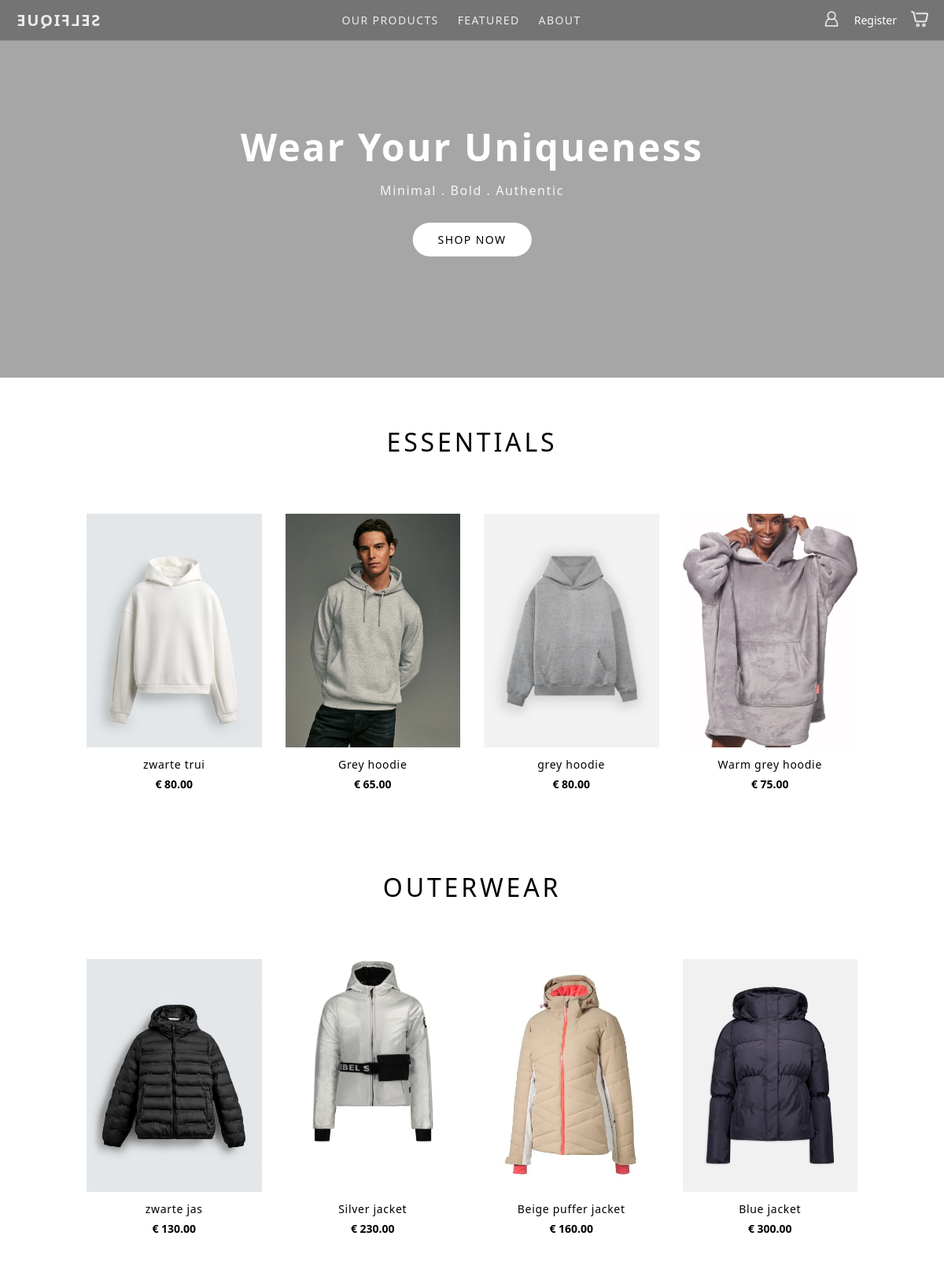
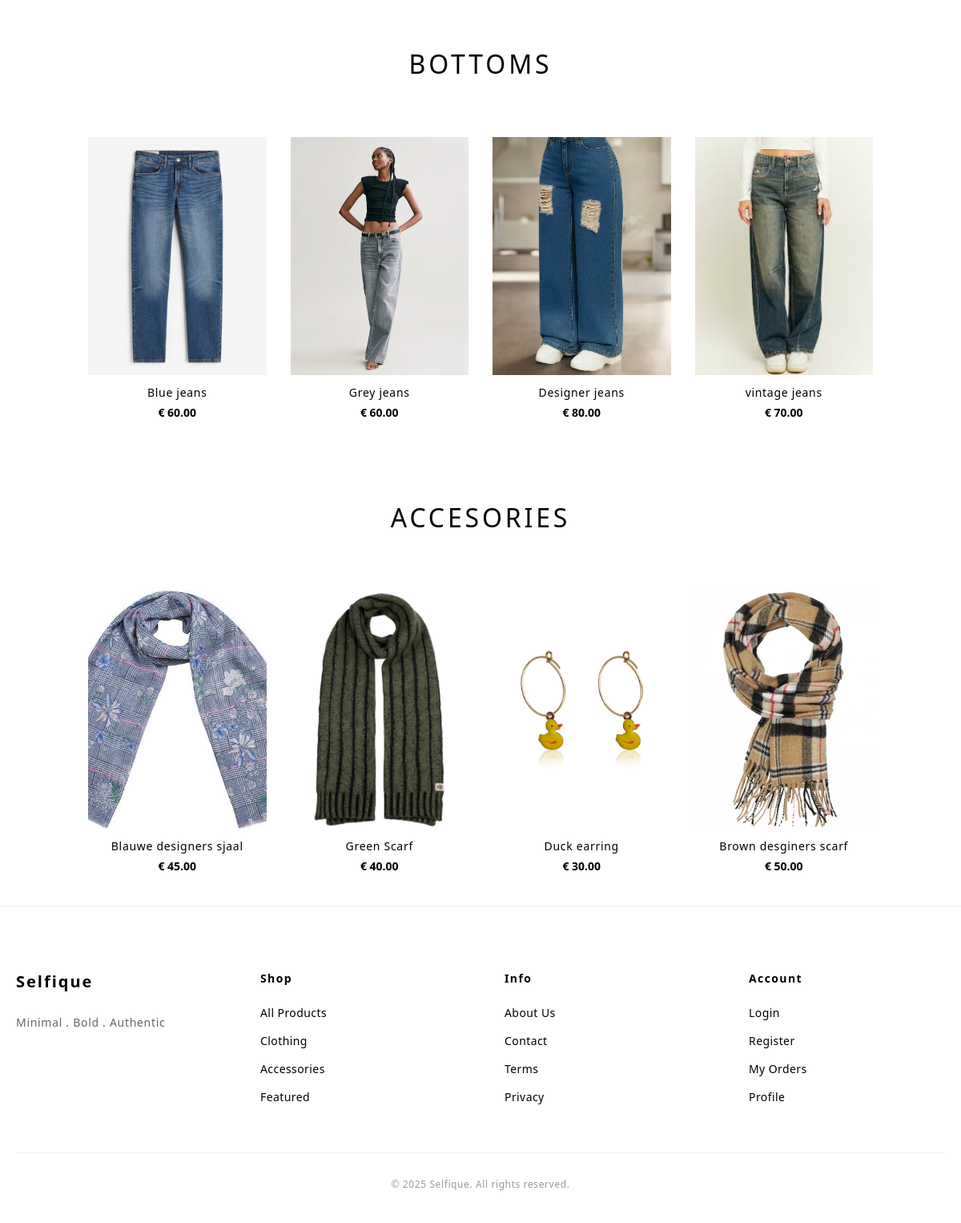
Screenshot of /Project-root/index.php with the database file from the repository (2 pictures, top to bottom).
### tables this page shows
CREATE TABLE `products` (
  `id` int NOT NULL,
  `name` varchar(150) NOT NULL,
  `price` decimal(10,2) NOT NULL,
  `image` varchar(255) DEFAULT NULL,
  `category_id` int NOT NULL,
  `created_at` datetime NOT NULL
);

### Project-root/index.php (the view, shortened to what this page needs)
<?php
$conn = Db::getConnection();
$statement = $conn->prepare("
    SELECT p.*, c.name AS category_name
    FROM products p
    LEFT JOIN categories c
    ON p.category_id = c.id
    ORDER BY c.id ASC
");
$statement->execute();
$products = $statement->fetchAll(PDO::FETCH_ASSOC);
$categories = [];
foreach($products as $product){
    $catName = $product["category_name"] ?? "Onbekende categorie";
    $categories[$catName][] = $product;
}
function renderProduct($product){
  $image = "images/placeholder.jpg";
  if(!empty($product['image'])){
      $image = $product['image'];
      if(strpos($image, "uploads/") === 0){
          $image = $image;
      }
  }
  ?>
  <a href="product-detail.php?id=<?php echo $product['id']; ?>" class="product-card">
      <div class="product-image">
      <img
  src="<?php echo htmlspecialchars($image); ?>"
  alt="<?php echo htmlspecialchars($product['name']); ?>"
>
      </div>
      <div class="product-info">
          <h3 class="product-name">
              <?php echo htmlspecialchars($product['name']); ?>
          </h3>
          <p class="product-price">
              € <?php echo $product['price']; ?>
          </p>
      </div>
  </a>
<?php
}
?>
<!DOCTYPE html>
<html lang="en">
  <head>
    <link rel="stylesheet" href="css/style.css" />
  </head>
  <body>
  <?php include_once("nav.inc.php"); ?>
    <section class="hero">
      <video class="hero-video" autoplay muted loop playsinline>
        <source src="images/hero_video.mp4" type="video/mp4" />
      </video>
      <div class="hero-overlay"></div>
      <div class="hero-content">
        <h1>Wear Your Uniqueness</h1>
        <p>Minimal . Bold . Authentic</p>
        <a href="product.php" class="hero-btn">Shop Now</a>
      </div>
    </section>
    <?php include_once("nav.inc.php"); ?>
<?php foreach($categories as $categoryName => $productsInCat): ?>
<section class="category-title">
  <h2><?php echo htmlspecialchars($categoryName); ?></h2>
</section>
<section class="product-grid-section">
  <div class="container">
    <div class="product-grid">
        <?php foreach($productsInCat as $product): ?>
            <?php renderProduct($product); ?>
        <?php endforeach; ?>
    </div>
  </div>
</section>
<?php endforeach; ?>
    <?php include_once("footer.inc.php"); ?>
  </body>
</html>

### Project-root/nav.inc.php (shortened to what this page needs)
<header class="navbar">
      <div class="nav-container">
        <a href="index.php" class="logo">Selfique</a>
        <nav class="links">
          <a href="product.php">Our products</a>
          <a href="featured.php">Featured</a>
          <a href="about.php">About</a>
        </nav>
 <div class="nav-actions">
        <?php if(isset($_SESSION["user_id"])): ?>
<span>
  Hi, <?php echo htmlspecialchars($_SESSION["username"]); ?>
</span>
<span class="wallet">
  Wallet: <?php echo $_SESSION["wallet"]; ?> €
</span>
<?php if($_SESSION["role"] === "admin"): ?>
    <a href="admin_products_list.php">Admin producten</a>
  <?php endif; ?>
<a href="cart.php">
  <img src="images/online-shopping.png" alt="">
</a>
<a href="logout.php">Logout</a>
<?php else: ?>
<a href="login.php">
  <img src="images/user (1).png" alt="">
</a>
<a href="register.php">Register</a>
<a href="cart.php">
  <img src="images/online-shopping.png" alt="">
</a>
<?php endif; ?>
        </div>
      </div>
    </header>

### Project-root/footer.inc.php
<footer class="footer">
      <div class="footer-container">
        <div class="footer-content">
          <div class="footer-column">
            <h3 class="footer-logo">Selfique</h3>
            <p class="footer-text">Minimal . Bold . Authentic</p>
          </div>
          <div class="footer-column">
            <h4 class="footer-title">Shop</h4>
            <a href="product.php">All Products</a>
            <a href="product.php?category=clothing">Clothing</a>
            <a href="product.php?category=accessories">Accessories</a>
            <a href="product.php?category=featured">Featured</a>
          </div>
          <div class="footer-column">
            <h4 class="footer-title">Info</h4>
            <a href="about.php">About Us</a>
            <a href="contact.php">Contact</a>
            <a href="terms.php">Terms</a>
            <a href="privacy.php">Privacy</a>
          </div>
          <div class="footer-column">
            <h4 class="footer-title">Account</h4>
            <a href="login.php">Login</a>
            <a href="register.php">Register</a>
            <a href="my_orders.php">My Orders</a>
            <a href="profile.php">Profile</a>
          </div>
        </div>
        <div class="footer-bottom">
          <p>© 2025 Selfique. All rights reserved.</p>
        </div>
      </div>
    </footer>

### Project-root/css/style.css (style rules this page uses)
* { margin: 0; padding: 0; box-sizing: border-box; }
body { overflow-x: hidden; font-family: system-ui, -apple-system, BlinkMacSystemFont, "Segoe UI", sans-serif; }
.navbar { width: 100%; border-bottom: 1px solid rgba(255, 255, 255, 0.2); background: rgba(0, 0, 0, 0.3); backdrop-filter: blur(10px); position: absolute; top: 0; left: 0; z-index: 1000; font-family: system-ui, -apple-system, BlinkMacSystemFont, "Segoe UI", sans-serif; }
.nav-container { max-width: 1200px; margin: 0 auto; padding: 12px 20px; display: flex; align-items: center; justify-content: space-between; gap: 20px; }
.logo { font-size: 20px; font-weight: 700; text-decoration: none; color: #ececec; letter-spacing: 0.08em; text-transform: uppercase; transform: scaleX(-1); }
.links { display: flex; gap: 24px; }
.links a { text-decoration: none; color: #ececec; font-size: 14px; text-transform: uppercase; letter-spacing: 0.1em; transition: opacity 0.3s ease; }
.nav-actions { display: flex; gap: 18px; align-items: center; }
.nav-actions a { text-decoration: none; color: #fff; font-size: 14px; transition: opacity 0.3s ease; }
.nav-actions img { width: 22px; height: 22px; filter: brightness(0) invert(1); }
.hero { width: 100vw; height: 60vh; position: relative; overflow: hidden; }
.hero-video { position: absolute; top: 0; left: 0; width: 100%; height: 100%; object-fit: cover; z-index: 1; }
.hero-overlay { position: absolute; top: 0; left: 0; width: 100%; height: 100%; background: rgba(0, 0, 0, 0.35); z-index: 2; }
.hero-content { position: absolute; top: 50%; left: 50%; transform: translate(-50%, -50%); text-align: center; z-index: 3; color: #fff; }
.hero-content h1 { font-size: 48px; margin-bottom: 12px; letter-spacing: 0.05em; font-weight: 700; }
.hero-content p { font-size: 16px; margin-bottom: 30px; letter-spacing: 0.1em; opacity: 0.9; }
.hero-btn { display: inline-block; padding: 12px 32px; background: #fff; color: #000; border-radius: 30px; text-decoration: none; text-transform: uppercase; font-size: 14px; letter-spacing: 0.1em; transition: all 0.3s ease; }
.category-title { text-align: center; margin-top: 60px; margin-bottom: 30px; }
.category-title h2 { font-size: 32px; font-weight: 500; text-transform: uppercase; letter-spacing: 0.12em; color: #000; }
.product-grid-section { padding: 40px 100px; background: #fff; }
.container { max-width: 100%; margin: 0 auto; padding: 0 10px; }
.product-grid { display: grid; grid-template-columns: repeat(4, 1fr); gap: 30px; }
.product-card { text-decoration: none; display: block; position: relative; }
.product-image { width: 100%; aspect-ratio: 3/4; overflow: hidden; margin-bottom: 12px; }
.product-image img { width: 100%; height: 100%; object-fit: cover; }
.product-info { text-align: center; }
.product-name { font-size: 14px; font-weight: 500; color: #000; margin-bottom: 6px; letter-spacing: 0.05em; }
.product-price { font-size: 14px; font-weight: 600; color: #000; }
.footer { background: #fff; color: #000; padding: 80px 20px 40px; border-top: 1px solid #eee; }
.footer-container { max-width: 1200px; margin: 0 auto; }
.footer-content { display: grid; grid-template-columns: repeat(4, 1fr); gap: 60px; margin-bottom: 60px; }
.footer-column { display: flex; flex-direction: column; gap: 16px; }
.footer-logo { font-size: 20px; font-weight: 700; letter-spacing: 0.1em; margin-bottom: 12px; color: #000; }
.footer-text { font-size: 14px; color: #666; letter-spacing: 0.05em; }
.footer-title { font-size: 14px; font-weight: 600; letter-spacing: 0.1em; margin-bottom: 8px; color: #000; }
.footer-column a { color: #000; text-decoration: none; font-size: 14px; letter-spacing: 0.03em; }
.footer-bottom { border-top: 1px solid #eee; padding-top: 30px; text-align: center; }
.footer-bottom p { font-size: 12px; color: #999; letter-spacing: 0.05em; }
h2 { font-size: 24px; margin: 40px 0 20px; text-align: center; }

### rows the page displays
products: image (picture), name "zwarte trui", price "80.00"
products: image (picture), name "Grey hoodie", price "65.00"
products: image (picture), name "grey hoodie", price "80.00"
products: image (picture), name "Warm grey hoodie", price "75.00"
products: image (picture), name "zwarte jas", price "130.00"
products: image (picture), name "Silver jacket", price "230.00"
products: image (picture), name "Beige puffer jacket", price "160.00"
products: image (picture), name "Blue jacket", price "300.00"
products: image (picture), name "Blue jeans", price "60.00"
products: image (picture), name "Grey jeans", price "60.00"
products: image (picture), name "Designer jeans", price "80.00"
products: image (picture), name "vintage jeans", price "70.00"
products: image (picture), name "Blauwe designers sjaal", price "45.00"
products: image (picture), name "Green Scarf", price "40.00"
products: image (picture), name "Duck earring", price "30.00"
products: image (picture), name "Brown desginers scarf", price "50.00"

### other values shown
$categoryName "ESSENTIALS"
$categoryName "OUTERWEAR"
$categoryName "BOTTOMS"
$categoryName "ACCESORIES"
